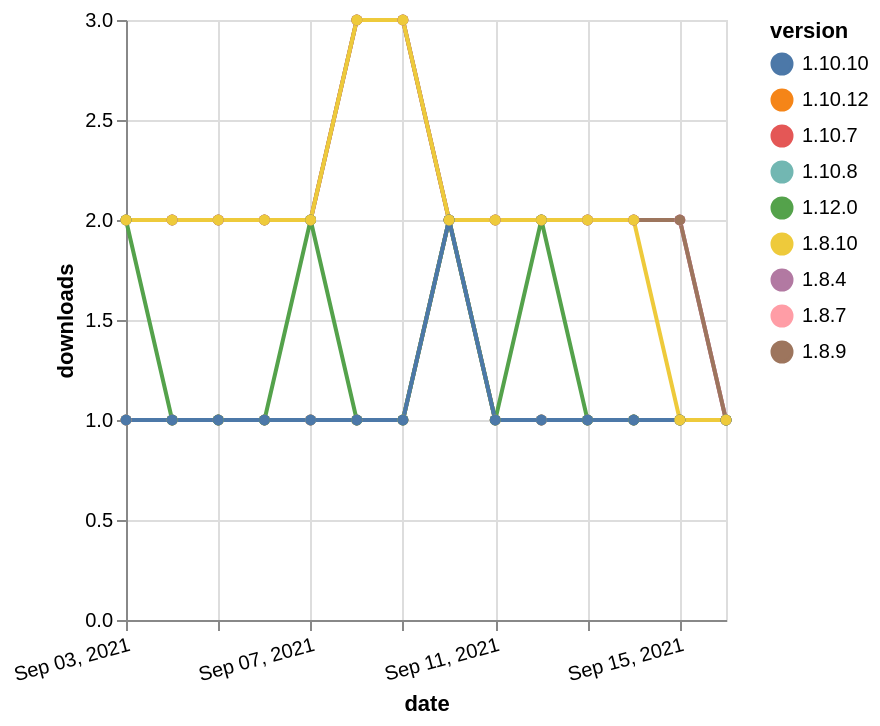

Specify this chart in Vega-Lite:
### Vega-Lite specification from a JSON file in a GitHub repository (floating-point values rounded to 4 significant figures)
{"$schema": "https://vega.github.io/schema/vega-lite/v5.json", "description": "A simple bar chart with embedded data.", "data": {"values": [{"date": "2021-09-03", "total": 272, "delta": 1, "version": "1.10.7"}, {"date": "2021-09-04", "total": 273, "delta": 1, "version": "1.10.7"}, {"date": "2021-09-05", "total": 274, "delta": 1, "version": "1.10.7"}, {"date": "2021-09-06", "total": 275, "delta": 1, "version": "1.10.7"}, {"date": "2021-09-07", "total": 276, "delta": 1, "version": "1.10.7"}, {"date": "2021-09-08", "total": 277, "delta": 1, "version": "1.10.7"}, {"date": "2021-09-09", "total": 278, "delta": 1, "version": "1.10.7"}, {"date": "2021-09-10", "total": 280, "delta": 2, "version": "1.10.7"}, {"date": "2021-09-11", "total": 281, "delta": 1, "version": "1.10.7"}, {"date": "2021-09-12", "total": 282, "delta": 1, "version": "1.10.7"}, {"date": "2021-09-13", "total": 283, "delta": 1, "version": "1.10.7"}, {"date": "2021-09-14", "total": 284, "delta": 1, "version": "1.10.7"}, {"date": "2021-09-15", "total": 285, "delta": 1, "version": "1.10.7"}, {"date": "2021-09-16", "total": 286, "delta": 1, "version": "1.10.7"}, {"date": "2021-09-03", "total": 2254, "delta": 2, "version": "1.8.7"}, {"date": "2021-09-04", "total": 2256, "delta": 2, "version": "1.8.7"}, {"date": "2021-09-05", "total": 2258, "delta": 2, "version": "1.8.7"}, {"date": "2021-09-06", "total": 2260, "delta": 2, "version": "1.8.7"}, {"date": "2021-09-07", "total": 2262, "delta": 2, "version": "1.8.7"}, {"date": "2021-09-08", "total": 2265, "delta": 3, "version": "1.8.7"}, {"date": "2021-09-09", "total": 2268, "delta": 3, "version": "1.8.7"}, {"date": "2021-09-10", "total": 2270, "delta": 2, "version": "1.8.7"}, {"date": "2021-09-11", "total": 2272, "delta": 2, "version": "1.8.7"}, {"date": "2021-09-12", "total": 2274, "delta": 2, "version": "1.8.7"}, {"date": "2021-09-13", "total": 2276, "delta": 2, "version": "1.8.7"}, {"date": "2021-09-14", "total": 2278, "delta": 2, "version": "1.8.7"}, {"date": "2021-09-15", "total": 2280, "delta": 2, "version": "1.8.7"}, {"date": "2021-09-16", "total": 2281, "delta": 1, "version": "1.8.7"}, {"date": "2021-09-03", "total": 2275, "delta": 2, "version": "1.8.4"}, {"date": "2021-09-04", "total": 2277, "delta": 2, "version": "1.8.4"}, {"date": "2021-09-05", "total": 2279, "delta": 2, "version": "1.8.4"}, {"date": "2021-09-06", "total": 2281, "delta": 2, "version": "1.8.4"}, {"date": "2021-09-07", "total": 2283, "delta": 2, "version": "1.8.4"}, {"date": "2021-09-08", "total": 2286, "delta": 3, "version": "1.8.4"}, {"date": "2021-09-09", "total": 2289, "delta": 3, "version": "1.8.4"}, {"date": "2021-09-10", "total": 2291, "delta": 2, "version": "1.8.4"}, {"date": "2021-09-11", "total": 2293, "delta": 2, "version": "1.8.4"}, {"date": "2021-09-12", "total": 2295, "delta": 2, "version": "1.8.4"}, {"date": "2021-09-13", "total": 2297, "delta": 2, "version": "1.8.4"}, {"date": "2021-09-14", "total": 2299, "delta": 2, "version": "1.8.4"}, {"date": "2021-09-15", "total": 2301, "delta": 2, "version": "1.8.4"}, {"date": "2021-09-16", "total": 2302, "delta": 1, "version": "1.8.4"}, {"date": "2021-09-03", "total": 140, "delta": 1, "version": "1.10.12"}, {"date": "2021-09-04", "total": 141, "delta": 1, "version": "1.10.12"}, {"date": "2021-09-05", "total": 142, "delta": 1, "version": "1.10.12"}, {"date": "2021-09-06", "total": 143, "delta": 1, "version": "1.10.12"}, {"date": "2021-09-07", "total": 144, "delta": 1, "version": "1.10.12"}, {"date": "2021-09-08", "total": 145, "delta": 1, "version": "1.10.12"}, {"date": "2021-09-09", "total": 146, "delta": 1, "version": "1.10.12"}, {"date": "2021-09-10", "total": 148, "delta": 2, "version": "1.10.12"}, {"date": "2021-09-11", "total": 149, "delta": 1, "version": "1.10.12"}, {"date": "2021-09-12", "total": 150, "delta": 1, "version": "1.10.12"}, {"date": "2021-09-13", "total": 151, "delta": 1, "version": "1.10.12"}, {"date": "2021-09-14", "total": 152, "delta": 1, "version": "1.10.12"}, {"date": "2021-09-15", "total": 153, "delta": 1, "version": "1.10.12"}, {"date": "2021-09-16", "total": 154, "delta": 1, "version": "1.10.12"}, {"date": "2021-09-03", "total": 2266, "delta": 2, "version": "1.8.9"}, {"date": "2021-09-04", "total": 2268, "delta": 2, "version": "1.8.9"}, {"date": "2021-09-05", "total": 2270, "delta": 2, "version": "1.8.9"}, {"date": "2021-09-06", "total": 2272, "delta": 2, "version": "1.8.9"}, {"date": "2021-09-07", "total": 2274, "delta": 2, "version": "1.8.9"}, {"date": "2021-09-08", "total": 2277, "delta": 3, "version": "1.8.9"}, {"date": "2021-09-09", "total": 2280, "delta": 3, "version": "1.8.9"}, {"date": "2021-09-10", "total": 2282, "delta": 2, "version": "1.8.9"}, {"date": "2021-09-11", "total": 2284, "delta": 2, "version": "1.8.9"}, {"date": "2021-09-12", "total": 2286, "delta": 2, "version": "1.8.9"}, {"date": "2021-09-13", "total": 2288, "delta": 2, "version": "1.8.9"}, {"date": "2021-09-14", "total": 2290, "delta": 2, "version": "1.8.9"}, {"date": "2021-09-15", "total": 2292, "delta": 2, "version": "1.8.9"}, {"date": "2021-09-16", "total": 2293, "delta": 1, "version": "1.8.9"}, {"date": "2021-09-03", "total": 253, "delta": 1, "version": "1.10.8"}, {"date": "2021-09-04", "total": 254, "delta": 1, "version": "1.10.8"}, {"date": "2021-09-05", "total": 255, "delta": 1, "version": "1.10.8"}, {"date": "2021-09-06", "total": 256, "delta": 1, "version": "1.10.8"}, {"date": "2021-09-07", "total": 257, "delta": 1, "version": "1.10.8"}, {"date": "2021-09-08", "total": 258, "delta": 1, "version": "1.10.8"}, {"date": "2021-09-09", "total": 259, "delta": 1, "version": "1.10.8"}, {"date": "2021-09-10", "total": 261, "delta": 2, "version": "1.10.8"}, {"date": "2021-09-11", "total": 262, "delta": 1, "version": "1.10.8"}, {"date": "2021-09-12", "total": 263, "delta": 1, "version": "1.10.8"}, {"date": "2021-09-13", "total": 264, "delta": 1, "version": "1.10.8"}, {"date": "2021-09-14", "total": 265, "delta": 1, "version": "1.10.8"}, {"date": "2021-09-15", "total": 266, "delta": 1, "version": "1.10.8"}, {"date": "2021-09-16", "total": 267, "delta": 1, "version": "1.10.8"}, {"date": "2021-09-03", "total": 231, "delta": 2, "version": "1.12.0"}, {"date": "2021-09-04", "total": 232, "delta": 1, "version": "1.12.0"}, {"date": "2021-09-05", "total": 233, "delta": 1, "version": "1.12.0"}, {"date": "2021-09-06", "total": 234, "delta": 1, "version": "1.12.0"}, {"date": "2021-09-07", "total": 236, "delta": 2, "version": "1.12.0"}, {"date": "2021-09-08", "total": 237, "delta": 1, "version": "1.12.0"}, {"date": "2021-09-09", "total": 238, "delta": 1, "version": "1.12.0"}, {"date": "2021-09-10", "total": 240, "delta": 2, "version": "1.12.0"}, {"date": "2021-09-11", "total": 241, "delta": 1, "version": "1.12.0"}, {"date": "2021-09-12", "total": 243, "delta": 2, "version": "1.12.0"}, {"date": "2021-09-13", "total": 244, "delta": 1, "version": "1.12.0"}, {"date": "2021-09-14", "total": 245, "delta": 1, "version": "1.12.0"}, {"date": "2021-09-15", "total": 246, "delta": 1, "version": "1.12.0"}, {"date": "2021-09-16", "total": 247, "delta": 1, "version": "1.12.0"}, {"date": "2021-09-03", "total": 173, "delta": 1, "version": "1.10.10"}, {"date": "2021-09-04", "total": 174, "delta": 1, "version": "1.10.10"}, {"date": "2021-09-05", "total": 175, "delta": 1, "version": "1.10.10"}, {"date": "2021-09-06", "total": 176, "delta": 1, "version": "1.10.10"}, {"date": "2021-09-07", "total": 177, "delta": 1, "version": "1.10.10"}, {"date": "2021-09-08", "total": 178, "delta": 1, "version": "1.10.10"}, {"date": "2021-09-09", "total": 179, "delta": 1, "version": "1.10.10"}, {"date": "2021-09-10", "total": 181, "delta": 2, "version": "1.10.10"}, {"date": "2021-09-11", "total": 182, "delta": 1, "version": "1.10.10"}, {"date": "2021-09-12", "total": 183, "delta": 1, "version": "1.10.10"}, {"date": "2021-09-13", "total": 184, "delta": 1, "version": "1.10.10"}, {"date": "2021-09-14", "total": 185, "delta": 1, "version": "1.10.10"}, {"date": "2021-09-15", "total": 186, "delta": 1, "version": "1.10.10"}, {"date": "2021-09-16", "total": 187, "delta": 1, "version": "1.10.10"}, {"date": "2021-09-03", "total": 2193, "delta": 2, "version": "1.8.10"}, {"date": "2021-09-04", "total": 2195, "delta": 2, "version": "1.8.10"}, {"date": "2021-09-05", "total": 2197, "delta": 2, "version": "1.8.10"}, {"date": "2021-09-06", "total": 2199, "delta": 2, "version": "1.8.10"}, {"date": "2021-09-07", "total": 2201, "delta": 2, "version": "1.8.10"}, {"date": "2021-09-08", "total": 2204, "delta": 3, "version": "1.8.10"}, {"date": "2021-09-09", "total": 2207, "delta": 3, "version": "1.8.10"}, {"date": "2021-09-10", "total": 2209, "delta": 2, "version": "1.8.10"}, {"date": "2021-09-11", "total": 2211, "delta": 2, "version": "1.8.10"}, {"date": "2021-09-12", "total": 2213, "delta": 2, "version": "1.8.10"}, {"date": "2021-09-13", "total": 2215, "delta": 2, "version": "1.8.10"}, {"date": "2021-09-14", "total": 2217, "delta": 2, "version": "1.8.10"}, {"date": "2021-09-15", "total": 2218, "delta": 1, "version": "1.8.10"}, {"date": "2021-09-16", "total": 2219, "delta": 1, "version": "1.8.10"}]}, "width": "container", "mark": {"type": "line", "point": {"filled": true}}, "encoding": {"x": {"field": "date", "type": "temporal", "timeUnit": "yearmonthdate", "title": "date", "axis": {"labelAngle": -15}}, "y": {"field": "delta", "type": "quantitative", "title": "downloads"}, "color": {"field": "version", "type": "nominal"}, "tooltip": {"field": "delta"}}}
